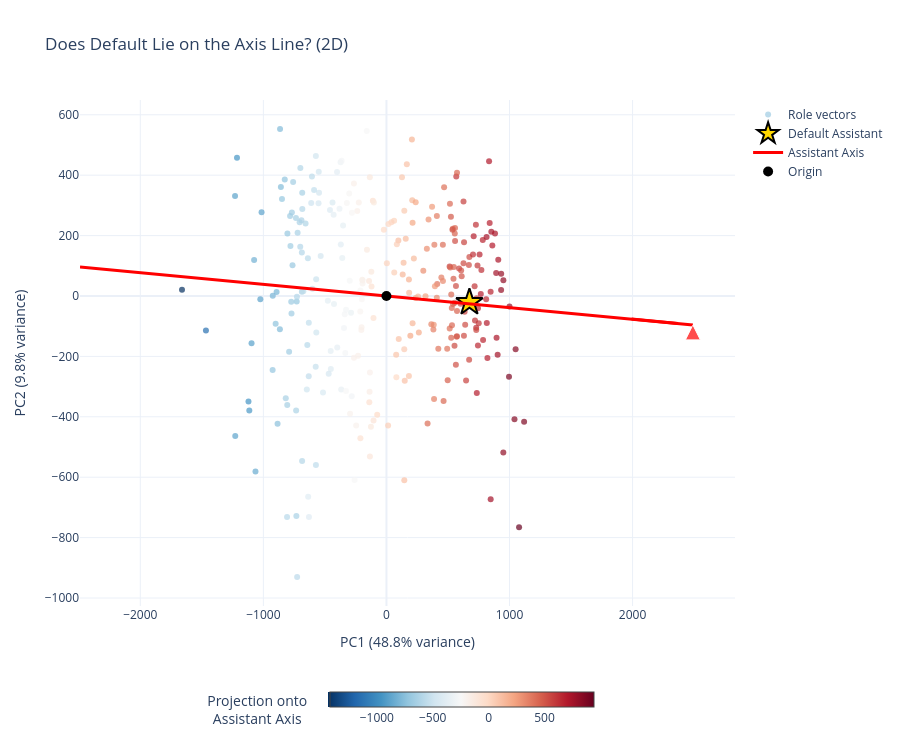

Notebook source saved alongside this figure:
### Markdown cell above
## Visualize: 2D with Extended Axis Line

### Code cell
fig_2d = plot_2d_with_axis_line(
    pca_result=pca_result,
    role_labels=role_labels,
    variance_explained=variance_explained,
    default_pc=default_pc,
    assistant_axis_pc=assistant_axis_pc,
    role_vectors_centered=role_vectors_scaled,
    assistant_axis_orig=assistant_axis[TARGET_LAYER].float().numpy(),
    title="Does Default Lie on the Axis Line? (2D)"
)

fig_2d.show()

### Figure 1 — Plotly figure (JSON) as saved in the notebook; plotly's stock layout.template omitted (floating-point values rounded to 4 significant figures; data arrays with more than 128 entries replaced by an {"elided": "..."} marker saying what was removed)
{"data": [{"hovertemplate": "<b>%{text}</b><br>PC1: %{x:.2f}<br>PC2: %{y:.2f}<br>Projection: %{marker.color:.2f}<extra></extra>", "marker": {"cmax": 942.3, "cmin": -1437.0, "color": {"elided": "275 float values"}, "colorbar": {"len": 0.6, "orientation": "h", "thickness": 15, "title": {"text": "Projection onto<br>Assistant Axis"}, "x": 0.5, "xanchor": "center", "y": -0.15, "yanchor": "top"}, "colorscale": [[0, "rgb(5,48,97)"], [0.1, "rgb(33,102,172)"], [0.2, "rgb(67,147,195)"], [0.3, "rgb(146,197,222)"], [0.4, "rgb(209,229,240)"], [0.5, "rgb(247,247,247)"], [0.6, "rgb(253,219,199)"], [0.7, "rgb(244,165,130)"], [0.8, "rgb(214,96,77)"], [0.9, "rgb(178,24,43)"], [1, "rgb(103,0,31)"]], "opacity": 0.7, "size": 6}, "mode": "markers", "name": "Role vectors", "text": {"elided": "275 str values"}, "type": "scatter", "x": {"elided": "275 float values"}, "y": {"elided": "275 float values"}}, {"hovertemplate": "<b>%{text}</b><br>PC1: %{x:.2f}<br>PC2: %{y:.2f}<extra></extra>", "marker": {"color": "gold", "line": {"color": "black", "width": 2}, "size": 20, "symbol": "star"}, "mode": "markers", "name": "Default Assistant", "text": ["Default Assistant"], "type": "scatter", "x": [674.3], "y": [-21.29]}, {"hovertemplate": "Assistant Axis Line<extra></extra>", "line": {"color": "red", "dash": "solid", "width": 3}, "mode": "lines", "name": "Assistant Axis", "type": "scatter", "x": [-2490.0, 2490.0], "y": [95.69, -95.69]}, {"hovertemplate": "Toward Default<extra></extra>", "line": {"color": "red", "width": 3}, "marker": {"color": "red", "size": [0, 15], "symbol": "arrow-up"}, "mode": "lines+markers", "name": "Axis Direction", "showlegend": false, "type": "scatter", "x": [1992.0, 2490.0], "y": [-76.55, -95.69]}, {"hovertemplate": "<b>Origin (mean of roles)</b><extra></extra>", "marker": {"color": "black", "size": 10, "symbol": "circle"}, "mode": "markers", "name": "Origin", "text": ["Origin"], "type": "scatter", "x": [0], "y": [0]}], "layout": {"height": 750, "hovermode": "closest", "margin": {"b": 100}, "title": {"text": "Does Default Lie on the Axis Line? (2D)"}, "width": 900, "xaxis": {"title": {"text": "PC1 (48.8% variance)"}}, "yaxis": {"title": {"text": "PC2 (9.8% variance)"}}}}
